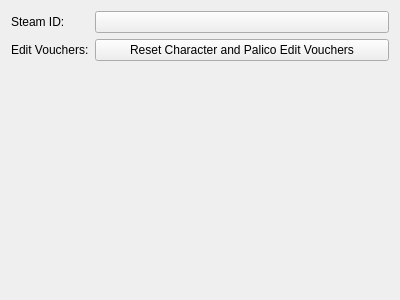
<?xml version="1.0" encoding="UTF-8"?>
<ui version="4.0">
 <class>GeneralInfo</class>
 <widget class="QWidget" name="GeneralInfo">
  <property name="geometry">
   <rect>
    <x>0</x>
    <y>0</y>
    <width>400</width>
    <height>300</height>
   </rect>
  </property>
  <property name="windowTitle">
   <string comment="The title of the 'General' tab in the editor.">General</string>
  </property>
  <layout class="QFormLayout" name="formLayout">
   <item row="0" column="0">
    <widget class="QLabel" name="lblSteamID">
     <property name="text">
      <string comment="Label for user's steam id.">Steam ID:</string>
     </property>
    </widget>
   </item>
   <item row="0" column="1">
    <widget class="QPushButton" name="btnSteamID"/>
   </item>
   <item row="1" column="0">
    <widget class="QLabel" name="lblEditVouchers">
     <property name="text">
      <string comment="Label for edit vouchers reset.">Edit Vouchers:</string>
     </property>
    </widget>
   </item>
   <item row="1" column="1">
    <widget class="QPushButton" name="btnEditVouchers">
     <property name="text">
      <string comment="Button to reset the Character and Palico Edit Vouchers.">Reset Character and Palico Edit Vouchers</string>
     </property>
    </widget>
   </item>
  </layout>
 </widget>
 <layoutdefault spacing="6" margin="11"/>
 <resources/>
 <connections>
  <connection>
   <sender>btnSteamID</sender>
   <signal>clicked()</signal>
   <receiver>GeneralInfo</receiver>
   <slot>ChangeSteamID()</slot>
   <hints>
    <hint type="sourcelabel">
     <x>239</x>
     <y>20</y>
    </hint>
    <hint type="destinationlabel">
     <x>199</x>
     <y>149</y>
    </hint>
   </hints>
  </connection>
  <connection>
   <sender>btnEditVouchers</sender>
   <signal>clicked()</signal>
   <receiver>GeneralInfo</receiver>
   <slot>ResetEditVouchers()</slot>
   <hints>
    <hint type="sourcelabel">
     <x>239</x>
     <y>50</y>
    </hint>
    <hint type="destinationlabel">
     <x>199</x>
     <y>149</y>
    </hint>
   </hints>
  </connection>
 </connections>
 <slots>
  <slot>ChangeSteamID()</slot>
  <slot>ResetEditVouchers()</slot>
 </slots>
</ui>
